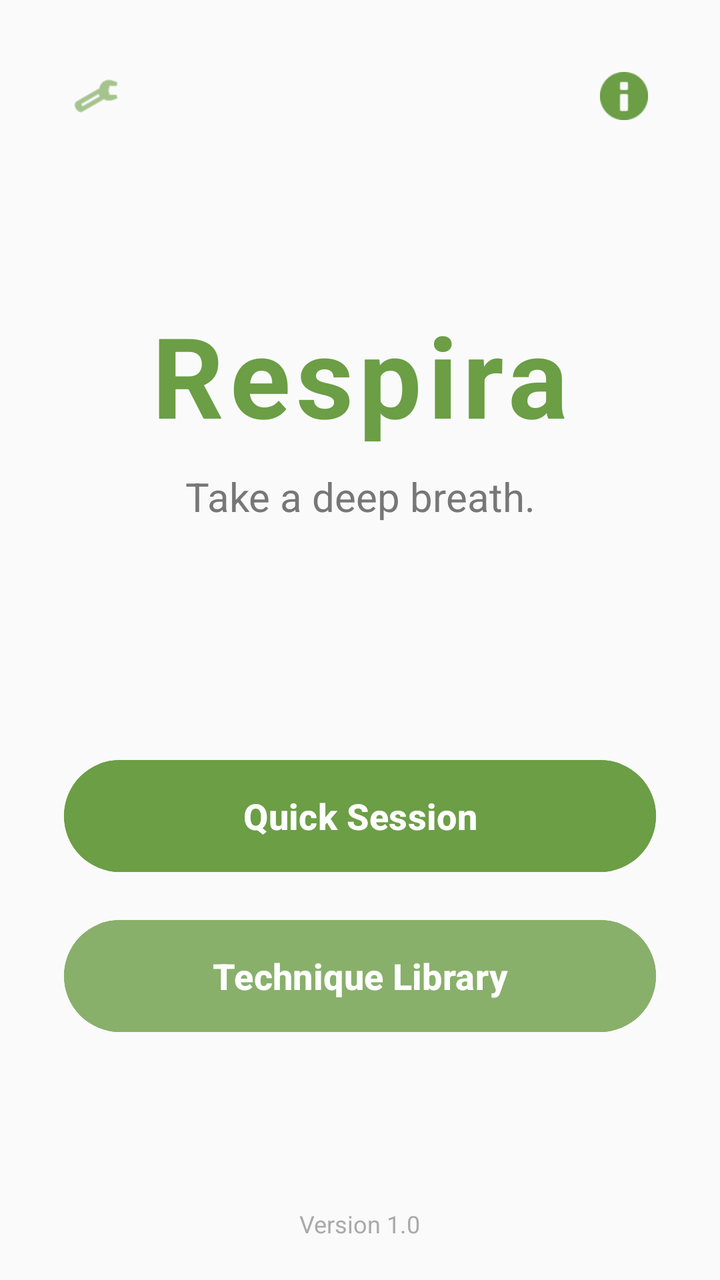
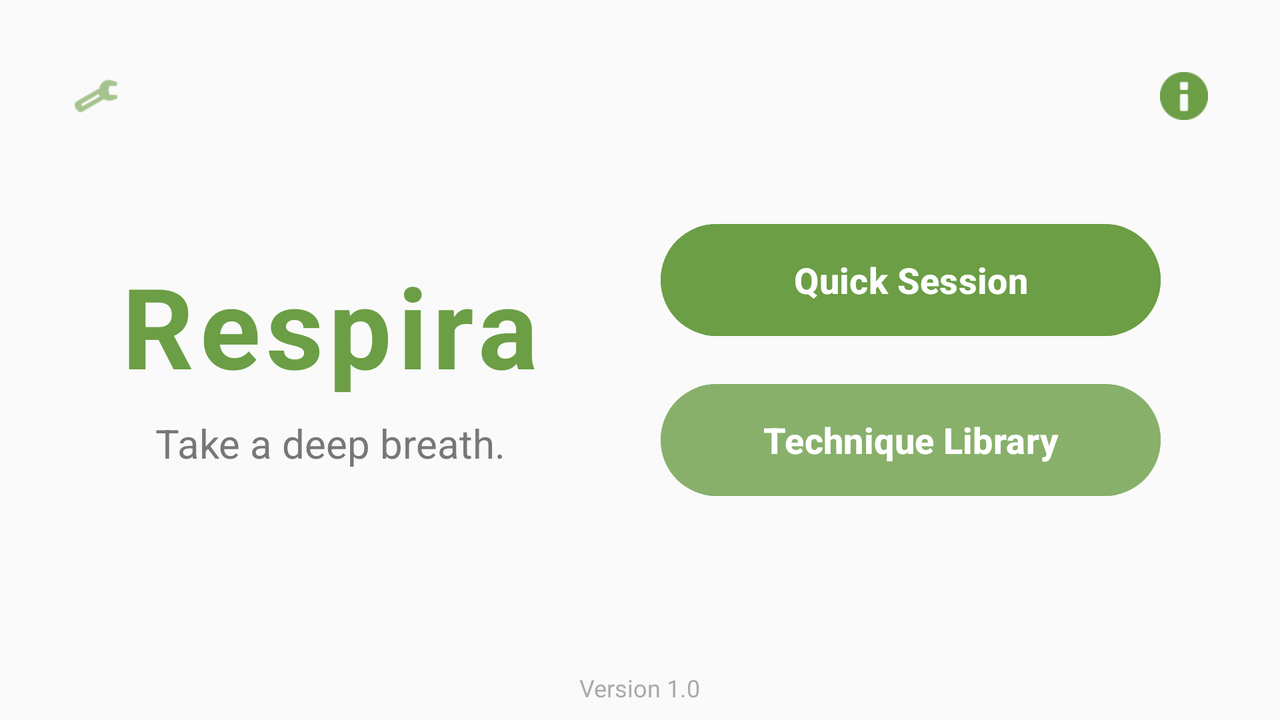

An Android layout and its configuration variant, each rendered on a device that would load it. The default file and the variant file are quoted in full after the pictures.
<!-- AndroidManifest.xml: application theme Theme.Respira -->
<!-- res/layout/activity_dashboard.xml -->
<?xml version="1.0" encoding="utf-8"?>
<androidx.constraintlayout.widget.ConstraintLayout xmlns:android="http://schemas.android.com/apk/res/android"
    xmlns:app="http://schemas.android.com/apk/res-auto"
    xmlns:tools="http://schemas.android.com/tools"
    android:layout_width="match_parent"
    android:layout_height="match_parent"
    android:background="#FAFAFA"
    tools:context=".MainActivity"
    tools:ignore="TextContrastCheck,ImageContrastCheck,VisualLintButtonSize">

    <TextView
        android:id="@+id/tvWelcomeTitle"
        android:layout_width="wrap_content"
        android:layout_height="wrap_content"
        android:layout_marginTop="150dp"
        android:text="@string/app_name"
        android:textColor="#6B9E45"
        android:textSize="56sp"
        android:textStyle="bold"
        android:letterSpacing="0.05"
        app:layout_constraintEnd_toEndOf="parent"
        app:layout_constraintStart_toStartOf="parent"
        app:layout_constraintTop_toTopOf="parent" />

    <TextView
        android:id="@+id/tvSubtitle"
        android:layout_width="wrap_content"
        android:layout_height="wrap_content"
        android:layout_marginTop="10dp"
        android:text="@string/dashboard_subtitle"
        android:textColor="#777777"
        android:textSize="20sp"
        android:paddingHorizontal="48dp"
        android:gravity="center"
        app:layout_constraintEnd_toEndOf="parent"
        app:layout_constraintStart_toStartOf="parent"
        app:layout_constraintTop_toBottomOf="@+id/tvWelcomeTitle" />

    <Button
        android:id="@+id/btnQuickStart"
        android:layout_width="0dp"
        android:layout_height="64dp"
        android:layout_marginHorizontal="32dp"
        android:layout_marginBottom="16dp"
        android:backgroundTint="#6B9E45"
        android:text="@string/btn_quick_session"
        android:textSize="18sp"
        android:textStyle="bold"
        app:layout_constraintBottom_toTopOf="@+id/btnLibrary"
        app:layout_constraintEnd_toEndOf="parent"
        app:layout_constraintStart_toStartOf="parent" />

    <Button
        android:id="@+id/btnLibrary"
        android:layout_width="0dp"
        android:layout_height="64dp"
        android:layout_marginHorizontal="32dp"
        android:layout_marginBottom="120dp"
        android:backgroundTint="#88B06A"
        android:text="@string/btn_library"
        android:textSize="18sp"
        android:textStyle="bold"
        app:layout_constraintBottom_toBottomOf="parent"
        app:layout_constraintEnd_toEndOf="parent"
        app:layout_constraintStart_toStartOf="parent" />

    <ImageView
        android:id="@+id/btnInfo"
        android:layout_width="48dp"
        android:layout_height="48dp"
        android:layout_marginTop="24dp"
        android:layout_marginEnd="24dp"
        android:background="?attr/selectableItemBackgroundBorderless"
        android:contentDescription="@string/desc_info"
        android:padding="12dp"
        android:src="@android:drawable/ic_dialog_info"
        app:layout_constraintEnd_toEndOf="parent"
        app:layout_constraintTop_toTopOf="parent"
        app:tint="#6B9E45" />

    <ImageView
        android:id="@+id/btnSettings"
        android:layout_width="48dp"
        android:layout_height="48dp"
        android:layout_marginTop="24dp"
        android:layout_marginStart="24dp"
        android:background="?attr/selectableItemBackgroundBorderless"
        android:contentDescription="@string/desc_settings"
        android:padding="12dp"
        android:src="@android:drawable/ic_menu_manage"
        app:layout_constraintStart_toStartOf="parent"
        app:layout_constraintTop_toTopOf="parent"
        app:tint="#6B9E45" />

    <TextView
        android:id="@+id/tvVersion"
        android:layout_width="wrap_content"
        android:layout_height="wrap_content"
        android:layout_marginBottom="20dp"
        android:text="@string/app_version"
        android:textColor="#AAAAAA"
        android:textSize="12sp"
        app:layout_constraintBottom_toBottomOf="parent"
        app:layout_constraintEnd_toEndOf="parent"
        app:layout_constraintStart_toStartOf="parent" />

</androidx.constraintlayout.widget.ConstraintLayout>
<!-- resources referenced by this layout -->
<resources>
  <string name="app_name">Respira</string>
  <string name="app_version">Version 1.0</string>
  <string name="btn_library">Technique Library</string>
  <string name="btn_quick_session">Quick Session</string>
  <string name="dashboard_subtitle">Take a deep breath.</string>
  <string name="desc_info">Information</string>
  <string name="desc_settings">Settings</string>
  <style name="Theme.Respira" parent="Base.Theme.Respira" />
  <style name="Base.Theme.Respira" parent="Theme.Material3.DayNight.NoActionBar">
          <item name="colorPrimary">#6B9E45</item>
          <item name="colorPrimaryVariant">#88B06A</item>
      </style>
</resources>
<!-- res/layout-land/activity_dashboard.xml (the repository's variant of the layout above) -->
<!-- drawn on the phone turned sideways -->
<?xml version="1.0" encoding="utf-8"?>
<androidx.constraintlayout.widget.ConstraintLayout xmlns:android="http://schemas.android.com/apk/res/android"
    xmlns:app="http://schemas.android.com/apk/res-auto"
    xmlns:tools="http://schemas.android.com/tools"
    android:layout_width="match_parent"
    android:layout_height="match_parent"
    android:background="#FAFAFA"
    tools:context=".MainActivity"
    tools:ignore="TextContrastCheck,ImageContrastCheck,VisualLintButtonSize">

    <TextView
        android:id="@+id/tvWelcomeTitle"
        android:layout_width="wrap_content"
        android:layout_height="wrap_content"
        android:letterSpacing="0.05"
        android:text="@string/app_name"
        android:textColor="#6B9E45"
        android:textSize="56sp"
        android:textStyle="bold"
        app:layout_constraintBottom_toTopOf="@+id/tvSubtitle"
        app:layout_constraintEnd_toStartOf="@+id/btnQuickStart"
        app:layout_constraintStart_toStartOf="parent"
        app:layout_constraintTop_toTopOf="parent"
        app:layout_constraintVertical_chainStyle="packed" />

    <TextView
        android:id="@+id/tvSubtitle"
        android:layout_width="wrap_content"
        android:layout_height="wrap_content"
        android:layout_marginTop="8dp"
        android:text="@string/dashboard_subtitle"
        android:textColor="#777777"
        android:textSize="20sp"
        app:layout_constraintBottom_toBottomOf="parent"
        app:layout_constraintEnd_toEndOf="@+id/tvWelcomeTitle"
        app:layout_constraintStart_toStartOf="@+id/tvWelcomeTitle"
        app:layout_constraintTop_toBottomOf="@+id/tvWelcomeTitle" />

    <Button
        android:id="@+id/btnQuickStart"
        android:layout_width="250dp"
        android:layout_height="64dp"
        android:layout_marginBottom="16dp"
        android:backgroundTint="#6B9E45"
        android:text="@string/btn_quick_session"
        android:textSize="18sp"
        android:textStyle="bold"
        app:layout_constraintBottom_toTopOf="@+id/btnLibrary"
        app:layout_constraintEnd_toEndOf="parent"
        app:layout_constraintStart_toEndOf="@+id/tvWelcomeTitle"
        app:layout_constraintTop_toTopOf="parent"
        app:layout_constraintVertical_chainStyle="packed" />

    <Button
        android:id="@+id/btnLibrary"
        android:layout_width="250dp"
        android:layout_height="64dp"
        android:backgroundTint="#88B06A"
        android:text="@string/btn_library"
        android:textSize="18sp"
        android:textStyle="bold"
        app:layout_constraintBottom_toBottomOf="parent"
        app:layout_constraintEnd_toEndOf="@+id/btnQuickStart"
        app:layout_constraintStart_toStartOf="@+id/btnQuickStart"
        app:layout_constraintTop_toBottomOf="@+id/btnQuickStart" />

    <ImageView
        android:id="@+id/btnInfo"
        android:layout_width="48dp"
        android:layout_height="48dp"
        android:layout_marginTop="24dp"
        android:layout_marginEnd="24dp"
        android:background="?attr/selectableItemBackgroundBorderless"
        android:contentDescription="@string/desc_info"
        android:padding="12dp"
        android:src="@android:drawable/ic_dialog_info"
        app:layout_constraintEnd_toEndOf="parent"
        app:layout_constraintTop_toTopOf="parent"
        app:tint="#6B9E45" />

    <ImageView
        android:id="@+id/btnSettings"
        android:layout_width="48dp"
        android:layout_height="48dp"
        android:layout_marginTop="24dp"
        android:layout_marginStart="24dp"
        android:background="?attr/selectableItemBackgroundBorderless"
        android:contentDescription="@string/desc_settings"
        android:padding="12dp"
        android:src="@android:drawable/ic_menu_manage"
        app:layout_constraintStart_toStartOf="parent"
        app:layout_constraintTop_toTopOf="parent"
        app:tint="#6B9E45" />

    <TextView
        android:id="@+id/tvVersion"
        android:layout_width="wrap_content"
        android:layout_height="wrap_content"
        android:layout_marginBottom="8dp"
        android:text="@string/app_version"
        android:textColor="#AAAAAA"
        android:textSize="12sp"
        app:layout_constraintBottom_toBottomOf="parent"
        app:layout_constraintEnd_toEndOf="parent"
        app:layout_constraintStart_toStartOf="parent" />

</androidx.constraintlayout.widget.ConstraintLayout>
